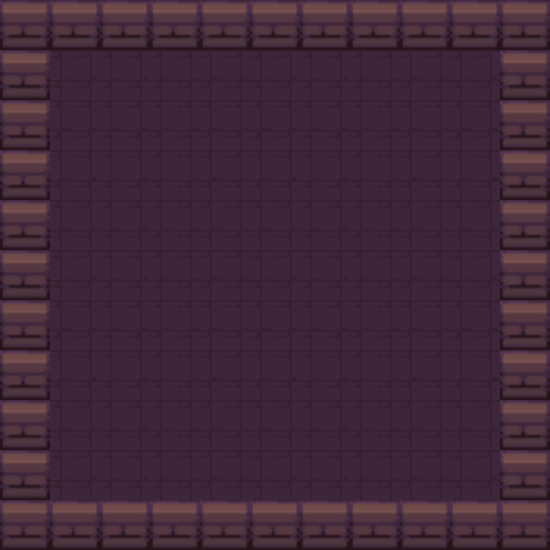

Below is a game level as drawn by its tile map, then a one-line description and the .tmx file that defines it, in full:
An orthogonal 11x11 tile map with 50x50 px tiles, 1 tile layer (Capa de patrones 1) and 9 objects.

<map version="1.9" tiledversion="1.9.2" orientation="orthogonal" renderorder="right-down" width="11" height="11" tilewidth="50" tileheight="50" infinite="0" nextlayerid="3" nextobjectid="11">
 <tileset firstgid="1" source="dungeonTileSet1.tsx" />
 <layer id="1" name="Capa de patrones 1" width="11" height="11">
  <data encoding="csv">
1,1,1,1,1,1,1,1,1,1,1,
1,2,2,2,2,2,2,2,2,2,1,
1,2,2,2,2,2,2,2,2,2,1,
1,2,2,2,2,2,2,2,2,2,1,
1,2,2,2,2,2,2,2,2,2,1,
1,2,2,2,2,2,2,2,2,2,1,
1,2,2,2,2,2,2,2,2,2,1,
1,2,2,2,2,2,2,2,2,2,1,
1,2,2,2,2,2,2,2,2,2,1,
1,2,2,2,2,2,2,2,2,2,1,
1,1,1,1,1,1,1,1,1,1,1,
</data>
 </layer>
 <objectgroup id="2" name="Capa de Objetos 1">
  <object id="1" x="200" y="50">
   <polygon points="0,0 0,-50 -200,-50 -200,500 0,500 0,450 -150,450 -150,0" />
  </object>
  <object id="2" x="350" y="0">
   <polygon points="0,0 200,0 200,200 150,200 150,50 0,50" />
  </object>
  <object id="3" x="100" y="150">
   <polygon points="0,0 350,0 350,50 0,50" />
  </object>
  <object id="4" x="100" y="250">
   <polygon points="0,0 50,0 50,50 0,50 0,0" />
  </object>
  <object id="5" x="200" y="250">
   <polygon points="0,0 50,0 50,50 0,50" />
  </object>
  <object id="7" x="300" y="250">
   <polygon points="0,0 50,0 50,50 0,50" />
  </object>
  <object id="8" x="400" y="250">
   <polygon points="0,0 50,0 50,50 0,50" />
  </object>
  <object id="9" x="100" y="350">
   <polygon points="0,0 350,0 350,50 0,50" />
  </object>
  <object id="10" x="500" y="350">
   <polygon points="0,0 50,0 50,200 -150,200 -150,150 0,150" />
  </object>
 </objectgroup>
</map>
